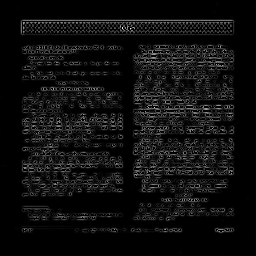
#> input picture Milestone 2/noise_images/scannerA_doc1.jpg.tif, 256 x 256 px; its folder holds only this picture in this run
$ python -i feature_extractor.py   (imports and definitions only)   (older library calls are emulated)
#> lines starting #> are read from the running program, lines starting #| are printed output that depends on the picture
import os
import cv2
import numpy as np
import pandas as pd
import pywt
from skimage.feature import local_binary_pattern

def extract_prnu_noise(img):
    img = np.float32(img) / 255.0

    coeffs = pywt.wavedec2(img, "sym4", level=3)   # better for scanner noise
    coeffs_noise = list(coeffs)
    coeffs_noise[0] *= 0  # remove image content

    prnu = pywt.waverec2(coeffs_noise, "sym4")
    prnu = np.uint8(np.clip(prnu * 255, 0, 255))

    return prnu

def extract_fft_features(img):
    f = np.fft.fft2(img)
    fshift = np.fft.fftshift(f)
    mag = np.abs(fshift)
    mag_log = 20 * np.log(mag + 1)

    flat = mag_log.flatten()

    fft_feat = np.array([
        np.mean(flat),
        np.std(flat),
        np.max(flat),
        np.percentile(flat, 75),
        np.percentile(flat, 25),
        np.sum(flat ** 2)  # Energy
    ])

    return fft_feat

def extract_lbp(img):
    lbp = local_binary_pattern(img, P=8, R=1, method="uniform")
    hist, _ = np.histogram(lbp.ravel(), bins=20, range=(0, 20))
    hist = hist.astype("float")
    hist = hist / (hist.sum() + 1e-6)
    return hist

def extract_edges(img):
    sobel_x = cv2.Sobel(img, cv2.CV_64F, 1, 0)
    sobel_y = cv2.Sobel(img, cv2.CV_64F, 0, 1)
    magnitude = np.sqrt(sobel_x ** 2 + sobel_y ** 2)

    edge_feat = np.array([
        np.mean(magnitude),
        np.std(magnitude),
        np.max(magnitude)
    ])

    return edge_feat

def extract_features(img_path):
#> called with img_path = 'noise_images/scannerA_doc1.jpg.tif'
    img = cv2.imread(img_path, cv2.IMREAD_GRAYSCALE)
#> img is the input picture: shape (256, 256); min 0, max 255, mean 15.1

    if img is None:
        raise ValueError(f"Image read failed: {img_path}")

    img = cv2.resize(img, (512, 512))
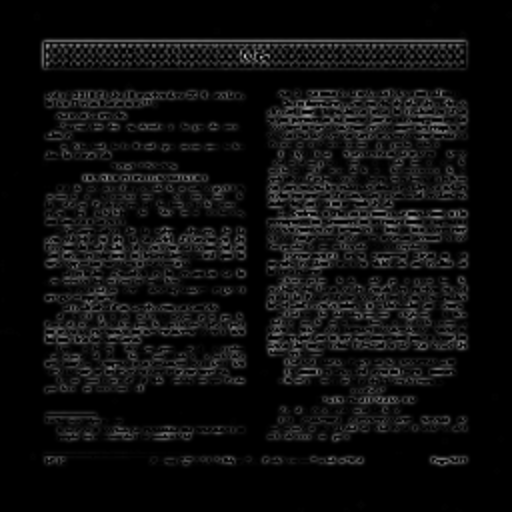
#> img: shape (512, 512); min 0, max 186, mean 15.1

    prnu = extract_prnu_noise(img)
#> in extract_prnu_noise, `coeffs = pywt.wavedec2(img, "sym4", level=3)`: coeffs = 4 items
#> in extract_prnu_noise, `prnu = pywt.waverec2(coeffs_noise, "sym4")`:
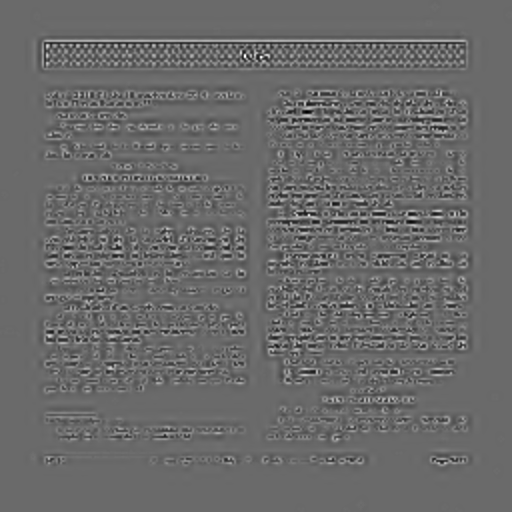
#> prnu: shape (512, 512) float32; min -0.337, max 0.471, mean -1.92e-08; drawn with min black and max white
#> in extract_prnu_noise, `prnu = np.uint8(np.clip(prnu * 255, 0, 255))`:
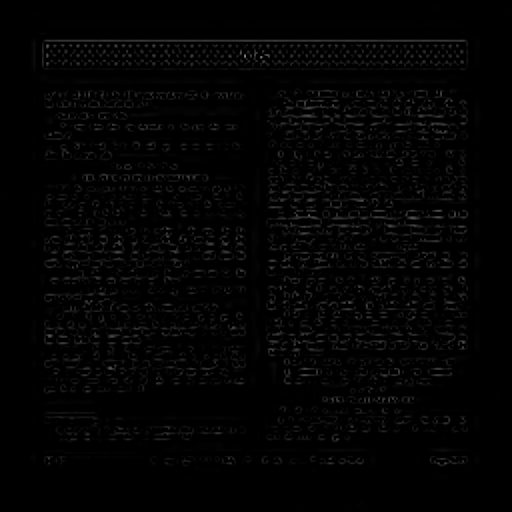
#> prnu: shape (512, 512); min 0, max 120, mean 3.5
    fft_feat = extract_fft_features(prnu)
#> in extract_fft_features, `mag_log = 20 * np.log(mag + 1)`:
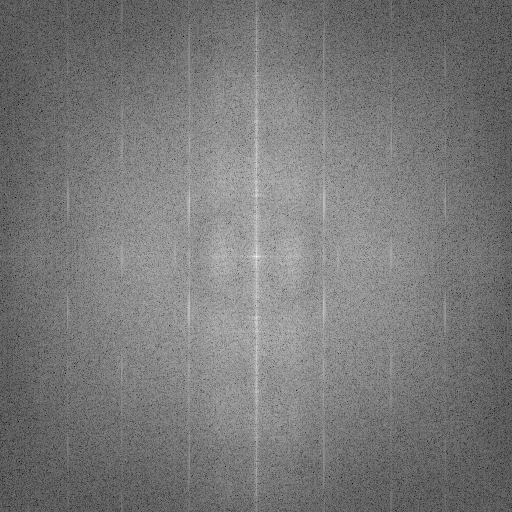
#> mag_log: shape (512, 512) float64; min 13.92, max 274.7, mean 138; drawn with min black and max white
#> in extract_fft_features, `fft_feat = np.array([ np.mean(flat), np.std(flat), np.max(flat), np.pe..`: fft_feat = [138, 25.26, 274.7, 156.9, 119.4, 5.16e+09]
#> fft_feat = [138, 25.26, 274.7, 156.9, 119.4, 5.16e+09]
    lbp_feat = extract_lbp(img)
#> in extract_lbp, `lbp = local_binary_pattern(img, P=8, R=1, method="uniform")`:
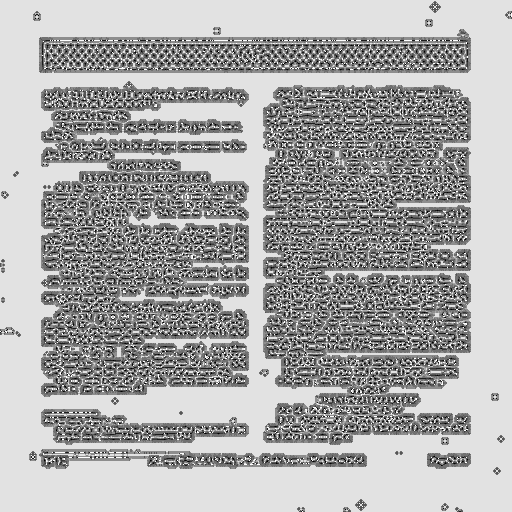
#> lbp: shape (512, 512) float64; min 0, max 9, mean 6.01; drawn with min black and max white
#> in extract_lbp, `hist, _ = np.histogram(lbp.ravel(), bins=20, range=(0, 20))`: hist = 20 values, max 122475 at index 8, min 0 at index 10, mean 13107.2
#> in extract_lbp, `hist = hist / (hist.sum() + 1e-6)`: hist = 20 values, max 0.467 at index 8, min 0 at index 10, mean 0.05
#> lbp_feat has the same summary as hist in extract_lbp
    edge_feat = extract_edges(img)
#> in extract_edges, `sobel_y = cv2.Sobel(img, cv2.CV_64F, 0, 1)`:
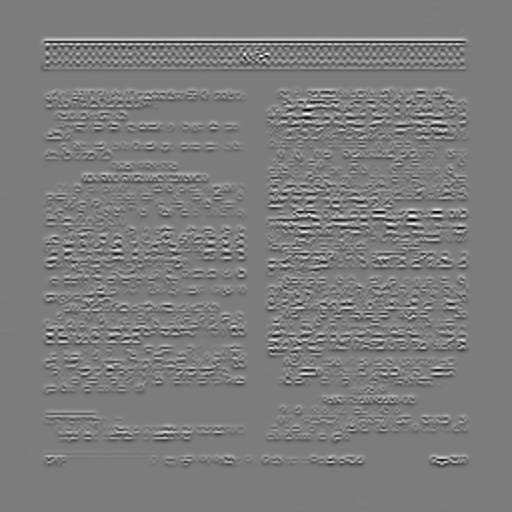
#> sobel_y: shape (512, 512) float64; min -464, max 484, mean 0; drawn with min black and max white
#> in extract_edges, `magnitude = np.sqrt(sobel_x ** 2 + sobel_y ** 2)`:
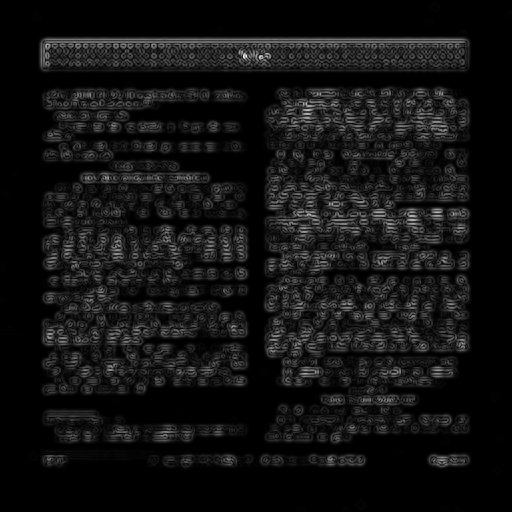
#> magnitude: shape (512, 512) float64; min 0, max 654.4, mean 49.1; drawn with min black and max white
#> in extract_edges, `edge_feat = np.array([ np.mean(magnitude), np.std(magnitude), np.max(m..`: edge_feat = [49.13, 65.26, 654.4]
#> edge_feat = [49.13, 65.26, 654.4]

    full_vector = np.hstack([fft_feat, lbp_feat, edge_feat])
#> full_vector = 29 values, max 5.16e+09 at index 5, min 0 at index 16, mean 177867751.7
    return full_vector

dataset_root = "preprocessed_images"
output_csv = "features.csv"

rows = []

# [18 lines not run here, left out]


columns = (
    ["image_path", "label"] +
    [f"fft_{i}" for i in range(6)] +
    [f"lbp_{i}" for i in range(20)] +
    [f"edge_{i}" for i in range(3)]
)

df = pd.DataFrame(rows, columns=columns)
# [4 lines not run here, left out]

>>> result = extract_features('noise_images/scannerA_doc1.jpg.tif')
#> result has the same summary as full_vector in extract_features

$ run again, on Milestone 2/noise_images/scannerA_doc2.png.tif
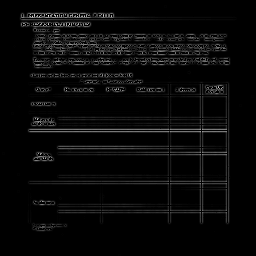
#> input picture Milestone 2/noise_images/scannerA_doc2.png.tif, 256 x 256 px
#> in extract_features, img is the input picture: shape (256, 256); min 0, max 255, mean 9
#> coeffs = 4 items
#> in extract_fft_features, `fft_feat = np.array([ np.mean(flat), np.std(flat), np.max(flat), np.pe..`: fft_feat = [130.9, 25.84, 267.9, 150.4, 111.9, 4.66e+09]
#> in extract_lbp, `lbp = local_binary_pattern(img, P=8, R=1, method="uniform")`:
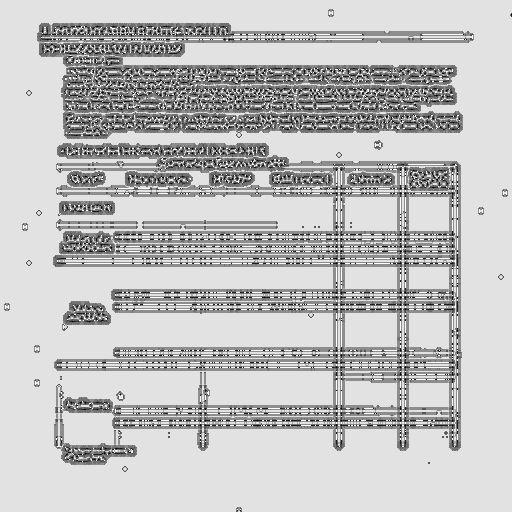
#> lbp: shape (512, 512) float64; min 0, max 9, mean 6.8; drawn with min black and max white
#> in extract_lbp, `hist, _ = np.histogram(lbp.ravel(), bins=20, range=(0, 20))`: hist = 20 values, max 169301 at index 8, min 0 at index 10, mean 13107.2
#> in extract_lbp, `hist = hist / (hist.sum() + 1e-6)`: hist = 20 values, max 0.646 at index 8, min 0 at index 10, mean 0.05
#> lbp_feat has the same summary as hist in extract_lbp
#> in extract_edges, `magnitude = np.sqrt(sobel_x ** 2 + sobel_y ** 2)`:
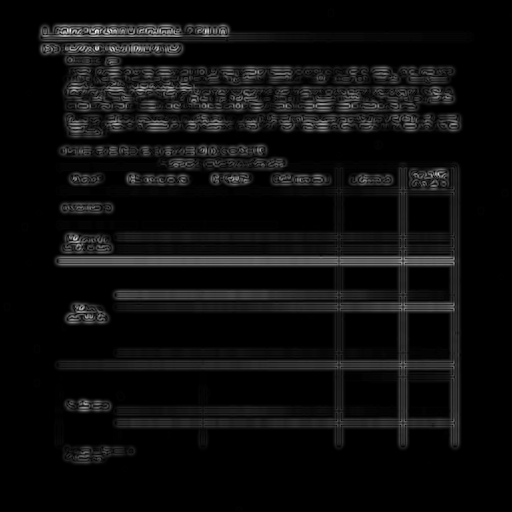
#> magnitude: shape (512, 512) float64; min 0, max 638.1, mean 33.7; drawn with min black and max white
#> in extract_edges, `edge_feat = np.array([ np.mean(magnitude), np.std(magnitude), np.max(m..`: edge_feat = [33.67, 60.29, 638.1]
#> full_vector = 29 values, max 4.66e+09 at index 5, min 0 at index 16, mean 160856292.7
#> result has the same summary as full_vector in extract_features

$ run again, on Milestone 2/noise_images/scannerB_doc1.jpg.tif
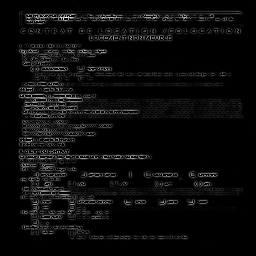
#> input picture Milestone 2/noise_images/scannerB_doc1.jpg.tif, 256 x 256 px
#> in extract_features, img is the input picture: shape (256, 256); min 0, max 255, mean 11.4
#> coeffs = 4 items
#> in extract_fft_features, `fft_feat = np.array([ np.mean(flat), np.std(flat), np.max(flat), np.pe..`: fft_feat = [136.3, 25.79, 270.1, 155.7, 117.2, 5.04e+09]
#> in extract_lbp, `lbp = local_binary_pattern(img, P=8, R=1, method="uniform")`:
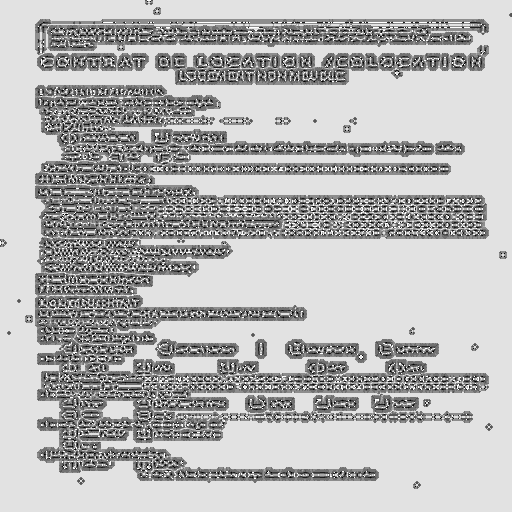
#> lbp: shape (512, 512) float64; min 0, max 9, mean 6.45; drawn with min black and max white
#> in extract_lbp, `hist, _ = np.histogram(lbp.ravel(), bins=20, range=(0, 20))`: hist = 20 values, max 152537 at index 8, min 0 at index 10, mean 13107.2
#> in extract_lbp, `hist = hist / (hist.sum() + 1e-6)`: hist = 20 values, max 0.582 at index 8, min 0 at index 10, mean 0.05
#> lbp_feat has the same summary as hist in extract_lbp
#> in extract_edges, `magnitude = np.sqrt(sobel_x ** 2 + sobel_y ** 2)`:
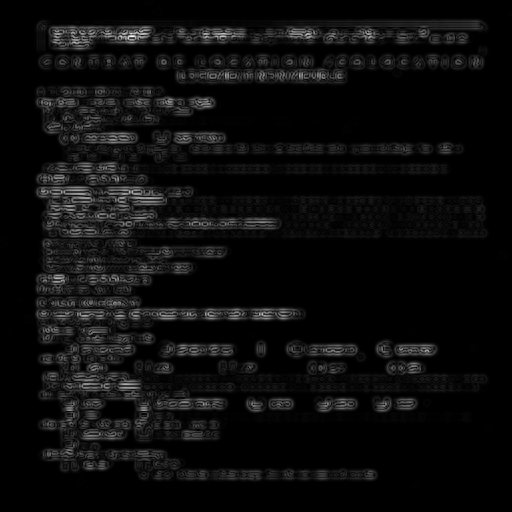
#> magnitude: shape (512, 512) float64; min 0, max 755.1, mean 38.2; drawn with min black and max white
#> in extract_edges, `edge_feat = np.array([ np.mean(magnitude), np.std(magnitude), np.max(m..`: edge_feat = [38.19, 67.06, 755.1]
#> full_vector = 29 values, max 5.04e+09 at index 5, min 0 at index 16, mean 173892755.8
#> result has the same summary as full_vector in extract_features

$ run again, on Milestone 2/noise_images/scannerC_doc1.png.tif
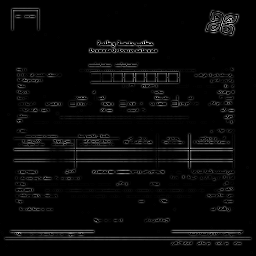
#> input picture Milestone 2/noise_images/scannerC_doc1.png.tif, 256 x 256 px
#> in extract_features, img is the input picture: shape (256, 256); min 0, max 255, mean 8.2
#> coeffs = 4 items
#> in extract_fft_features, `fft_feat = np.array([ np.mean(flat), np.std(flat), np.max(flat), np.pe..`: fft_feat = [129, 25.97, 266.5, 148.4, 109.8, 4.54e+09]
#> in extract_lbp, `hist, _ = np.histogram(lbp.ravel(), bins=20, range=(0, 20))`: hist = 20 values, max 167724 at index 8, min 0 at index 10, mean 13107.2
#> in extract_lbp, `hist = hist / (hist.sum() + 1e-6)`: hist = 20 values, max 0.64 at index 8, min 0 at index 10, mean 0.05
#> lbp_feat has the same summary as hist in extract_lbp
#> in extract_edges, `magnitude = np.sqrt(sobel_x ** 2 + sobel_y ** 2)`:
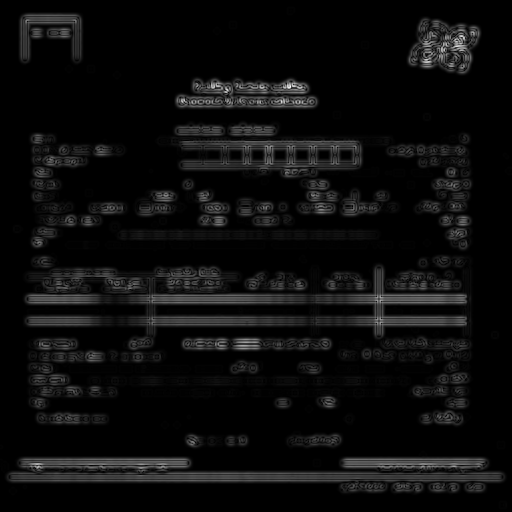
#> magnitude: shape (512, 512) float64; min 0, max 614.5, mean 30.8; drawn with min black and max white
#> in extract_edges, `edge_feat = np.array([ np.mean(magnitude), np.std(magnitude), np.max(m..`: edge_feat = [30.79, 57.03, 614.5]
#> full_vector = 29 values, max 4.54e+09 at index 5, min 0 at index 16, mean 156580549.1
#> result has the same summary as full_vector in extract_features
